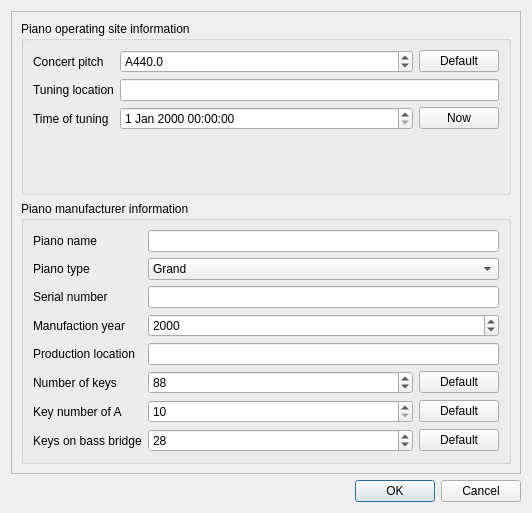
<?xml version="1.0" encoding="UTF-8"?>
<ui version="4.0">
 <class>EditPianoSheetDialog</class>
 <widget class="QDialog" name="EditPianoSheetDialog">
  <property name="geometry">
   <rect>
    <x>0</x>
    <y>0</y>
    <width>532</width>
    <height>513</height>
   </rect>
  </property>
  <property name="windowTitle">
   <string>Piano data sheet</string>
  </property>
  <layout class="QVBoxLayout" name="verticalLayout">
   <item>
    <widget class="QScrollArea" name="scrollArea">
     <property name="widgetResizable">
      <bool>true</bool>
     </property>
     <widget class="QWidget" name="scrollAreaWidgetContents">
      <property name="geometry">
       <rect>
        <x>0</x>
        <y>0</y>
        <width>512</width>
        <height>462</height>
       </rect>
      </property>
      <layout class="QVBoxLayout" name="verticalLayout_2">
       <item>
        <widget class="QGroupBox" name="pianoOperatingSiteInformation">
         <property name="title">
          <string>Piano operating site information</string>
         </property>
         <layout class="QFormLayout" name="pianoOperatingSiteInformationLayout">
          <property name="fieldGrowthPolicy">
           <enum>QFormLayout::AllNonFixedFieldsGrow</enum>
          </property>
          <item row="1" column="0">
           <widget class="QLabel" name="label_5">
            <property name="text">
             <string>Tuning location</string>
            </property>
           </widget>
          </item>
          <item row="1" column="1">
           <widget class="QLineEdit" name="tuningLocationLineEdit"/>
          </item>
          <item row="2" column="0">
           <widget class="QLabel" name="label_6">
            <property name="text">
             <string>Time of tuning</string>
            </property>
           </widget>
          </item>
          <item row="2" column="1">
           <layout class="QHBoxLayout" name="horizontalLayout">
            <item>
             <widget class="QDateTimeEdit" name="timeOfTuningDateTimeEdit">
              <property name="sizePolicy">
               <sizepolicy hsizetype="Expanding" vsizetype="Fixed">
                <horstretch>0</horstretch>
                <verstretch>0</verstretch>
               </sizepolicy>
              </property>
              <property name="showGroupSeparator" stdset="0">
               <bool>false</bool>
              </property>
             </widget>
            </item>
            <item>
             <widget class="QPushButton" name="timeOfTuningNowButton">
              <property name="sizePolicy">
               <sizepolicy hsizetype="Minimum" vsizetype="Fixed">
                <horstretch>0</horstretch>
                <verstretch>0</verstretch>
               </sizepolicy>
              </property>
              <property name="text">
               <string>Now</string>
              </property>
             </widget>
            </item>
           </layout>
          </item>
          <item row="0" column="0">
           <widget class="QLabel" name="label_7">
            <property name="text">
             <string>Concert pitch</string>
            </property>
           </widget>
          </item>
          <item row="0" column="1">
           <layout class="QHBoxLayout" name="horizontalLayout_2">
            <item>
             <widget class="QDoubleSpinBox" name="concertPitchSpinBox">
              <property name="sizePolicy">
               <sizepolicy hsizetype="Expanding" vsizetype="Fixed">
                <horstretch>0</horstretch>
                <verstretch>0</verstretch>
               </sizepolicy>
              </property>
              <property name="prefix">
               <string>A</string>
              </property>
              <property name="decimals">
               <number>1</number>
              </property>
              <property name="minimum">
               <double>400.000000000000000</double>
              </property>
              <property name="maximum">
               <double>452.000000000000000</double>
              </property>
              <property name="singleStep">
               <double>0.100000000000000</double>
              </property>
              <property name="value">
               <double>440.000000000000000</double>
              </property>
             </widget>
            </item>
            <item>
             <widget class="QPushButton" name="defaultConcertPitchButton">
              <property name="text">
               <string>Default</string>
              </property>
             </widget>
            </item>
           </layout>
          </item>
         </layout>
        </widget>
       </item>
       <item>
        <widget class="QGroupBox" name="pianoManufacturerInformation">
         <property name="title">
          <string>Piano manufacturer information</string>
         </property>
         <layout class="QFormLayout" name="pianoManufacturerInformationLayout">
          <property name="fieldGrowthPolicy">
           <enum>QFormLayout::AllNonFixedFieldsGrow</enum>
          </property>
          <item row="0" column="0">
           <widget class="QLabel" name="label">
            <property name="text">
             <string>Piano name</string>
            </property>
           </widget>
          </item>
          <item row="0" column="1">
           <widget class="QLineEdit" name="nameLineEdit"/>
          </item>
          <item row="2" column="0">
           <widget class="QLabel" name="label_2">
            <property name="text">
             <string>Serial number</string>
            </property>
           </widget>
          </item>
          <item row="2" column="1">
           <widget class="QLineEdit" name="serialNumberLineEdit"/>
          </item>
          <item row="3" column="0">
           <widget class="QLabel" name="label_3">
            <property name="text">
             <string>Manufaction year</string>
            </property>
           </widget>
          </item>
          <item row="3" column="1">
           <widget class="QDateEdit" name="yearEdit">
            <property name="sizePolicy">
             <sizepolicy hsizetype="Expanding" vsizetype="Fixed">
              <horstretch>0</horstretch>
              <verstretch>0</verstretch>
             </sizepolicy>
            </property>
            <property name="currentSection">
             <enum>QDateTimeEdit::YearSection</enum>
            </property>
            <property name="displayFormat">
             <string notr="true">yyyy</string>
            </property>
            <property name="calendarPopup">
             <bool>false</bool>
            </property>
           </widget>
          </item>
          <item row="4" column="0">
           <widget class="QLabel" name="label_4">
            <property name="text">
             <string>Production location</string>
            </property>
           </widget>
          </item>
          <item row="4" column="1">
           <widget class="QLineEdit" name="productionLocationLineEdit"/>
          </item>
          <item row="5" column="0">
           <widget class="QLabel" name="label_8">
            <property name="text">
             <string>Number of keys</string>
            </property>
           </widget>
          </item>
          <item row="5" column="1">
           <layout class="QHBoxLayout" name="horizontalLayout_3">
            <item>
             <widget class="QSpinBox" name="numberOfKeysSpinBox">
              <property name="sizePolicy">
               <sizepolicy hsizetype="Expanding" vsizetype="Fixed">
                <horstretch>0</horstretch>
                <verstretch>0</verstretch>
               </sizepolicy>
              </property>
              <property name="minimum">
               <number>10</number>
              </property>
              <property name="value">
               <number>88</number>
              </property>
             </widget>
            </item>
            <item>
             <widget class="QPushButton" name="defaultNumberOfKeysButton">
              <property name="text">
               <string>Default</string>
              </property>
             </widget>
            </item>
           </layout>
          </item>
          <item row="6" column="0">
           <widget class="QLabel" name="label_9">
            <property name="text">
             <string>Key number of A</string>
            </property>
           </widget>
          </item>
          <item row="6" column="1">
           <layout class="QHBoxLayout" name="horizontalLayout_4">
            <item>
             <widget class="QSpinBox" name="keyNumberOfASpinBox">
              <property name="sizePolicy">
               <sizepolicy hsizetype="Expanding" vsizetype="Fixed">
                <horstretch>0</horstretch>
                <verstretch>0</verstretch>
               </sizepolicy>
              </property>
              <property name="minimum">
               <number>10</number>
              </property>
              <property name="displayIntegerBase">
               <number>10</number>
              </property>
             </widget>
            </item>
            <item>
             <widget class="QPushButton" name="defaultKeyNumberOfAButton">
              <property name="text">
               <string>Default</string>
              </property>
             </widget>
            </item>
           </layout>
          </item>
          <item row="1" column="0">
           <widget class="QLabel" name="label_10">
            <property name="text">
             <string>Piano type</string>
            </property>
           </widget>
          </item>
          <item row="1" column="1">
           <widget class="QComboBox" name="pianoType">
            <property name="sizePolicy">
             <sizepolicy hsizetype="Expanding" vsizetype="Fixed">
              <horstretch>0</horstretch>
              <verstretch>0</verstretch>
             </sizepolicy>
            </property>
            <item>
             <property name="text">
              <string>Grand</string>
             </property>
            </item>
            <item>
             <property name="text">
              <string>Upright</string>
             </property>
            </item>
           </widget>
          </item>
          <item row="7" column="0">
           <widget class="QLabel" name="label_11">
            <property name="text">
             <string>Keys on bass bridge</string>
            </property>
           </widget>
          </item>
          <item row="7" column="1">
           <layout class="QHBoxLayout" name="horizontalLayout_5">
            <item>
             <widget class="QSpinBox" name="keysOnBassBridgeSpinBox">
              <property name="sizePolicy">
               <sizepolicy hsizetype="Expanding" vsizetype="Fixed">
                <horstretch>0</horstretch>
                <verstretch>0</verstretch>
               </sizepolicy>
              </property>
              <property name="value">
               <number>28</number>
              </property>
             </widget>
            </item>
            <item>
             <widget class="QPushButton" name="defaultKeysOnBassBridgeButton">
              <property name="text">
               <string>Default</string>
              </property>
             </widget>
            </item>
           </layout>
          </item>
         </layout>
        </widget>
       </item>
      </layout>
     </widget>
    </widget>
   </item>
   <item>
    <widget class="QDialogButtonBox" name="buttonBox">
     <property name="orientation">
      <enum>Qt::Horizontal</enum>
     </property>
     <property name="standardButtons">
      <set>QDialogButtonBox::Cancel|QDialogButtonBox::Ok</set>
     </property>
    </widget>
   </item>
  </layout>
 </widget>
 <tabstops>
  <tabstop>scrollArea</tabstop>
  <tabstop>concertPitchSpinBox</tabstop>
  <tabstop>defaultConcertPitchButton</tabstop>
  <tabstop>tuningLocationLineEdit</tabstop>
  <tabstop>timeOfTuningDateTimeEdit</tabstop>
  <tabstop>timeOfTuningNowButton</tabstop>
  <tabstop>nameLineEdit</tabstop>
  <tabstop>serialNumberLineEdit</tabstop>
  <tabstop>yearEdit</tabstop>
  <tabstop>productionLocationLineEdit</tabstop>
  <tabstop>numberOfKeysSpinBox</tabstop>
  <tabstop>defaultNumberOfKeysButton</tabstop>
  <tabstop>keyNumberOfASpinBox</tabstop>
  <tabstop>defaultKeyNumberOfAButton</tabstop>
 </tabstops>
 <resources/>
 <connections>
  <connection>
   <sender>buttonBox</sender>
   <signal>accepted()</signal>
   <receiver>EditPianoSheetDialog</receiver>
   <slot>accept()</slot>
   <hints>
    <hint type="sourcelabel">
     <x>266</x>
     <y>503</y>
    </hint>
    <hint type="destinationlabel">
     <x>157</x>
     <y>274</y>
    </hint>
   </hints>
  </connection>
  <connection>
   <sender>buttonBox</sender>
   <signal>rejected()</signal>
   <receiver>EditPianoSheetDialog</receiver>
   <slot>reject()</slot>
   <hints>
    <hint type="sourcelabel">
     <x>334</x>
     <y>503</y>
    </hint>
    <hint type="destinationlabel">
     <x>286</x>
     <y>274</y>
    </hint>
   </hints>
  </connection>
  <connection>
   <sender>timeOfTuningNowButton</sender>
   <signal>clicked()</signal>
   <receiver>EditPianoSheetDialog</receiver>
   <slot>onSetTuningTimeToNow()</slot>
   <hints>
    <hint type="sourcelabel">
     <x>499</x>
     <y>157</y>
    </hint>
    <hint type="destinationlabel">
     <x>290</x>
     <y>203</y>
    </hint>
   </hints>
  </connection>
  <connection>
   <sender>numberOfKeysSpinBox</sender>
   <signal>valueChanged(int)</signal>
   <receiver>EditPianoSheetDialog</receiver>
   <slot>onNumberOfKeysChanged(int)</slot>
   <hints>
    <hint type="sourcelabel">
     <x>393</x>
     <y>388</y>
    </hint>
    <hint type="destinationlabel">
     <x>296</x>
     <y>300</y>
    </hint>
   </hints>
  </connection>
  <connection>
   <sender>defaultConcertPitchButton</sender>
   <signal>clicked()</signal>
   <receiver>EditPianoSheetDialog</receiver>
   <slot>onDefaultConcertPitch()</slot>
   <hints>
    <hint type="sourcelabel">
     <x>499</x>
     <y>84</y>
    </hint>
    <hint type="destinationlabel">
     <x>256</x>
     <y>270</y>
    </hint>
   </hints>
  </connection>
  <connection>
   <sender>defaultKeyNumberOfAButton</sender>
   <signal>clicked()</signal>
   <receiver>EditPianoSheetDialog</receiver>
   <slot>onDefaultKeyNumberOfA()</slot>
   <hints>
    <hint type="sourcelabel">
     <x>499</x>
     <y>444</y>
    </hint>
    <hint type="destinationlabel">
     <x>256</x>
     <y>270</y>
    </hint>
   </hints>
  </connection>
  <connection>
   <sender>defaultNumberOfKeysButton</sender>
   <signal>clicked()</signal>
   <receiver>EditPianoSheetDialog</receiver>
   <slot>onDefaultNumberOfKeys()</slot>
   <hints>
    <hint type="sourcelabel">
     <x>499</x>
     <y>406</y>
    </hint>
    <hint type="destinationlabel">
     <x>256</x>
     <y>270</y>
    </hint>
   </hints>
  </connection>
  <connection>
   <sender>defaultKeysOnBassBridgeButton</sender>
   <signal>clicked()</signal>
   <receiver>EditPianoSheetDialog</receiver>
   <slot>onDefaultKeysOnBassBridge()</slot>
   <hints>
    <hint type="sourcelabel">
     <x>445</x>
     <y>441</y>
    </hint>
    <hint type="destinationlabel">
     <x>265</x>
     <y>256</y>
    </hint>
   </hints>
  </connection>
 </connections>
 <slots>
  <slot>onSetTuningTimeToNow()</slot>
  <slot>onNumberOfKeysChanged(int)</slot>
  <slot>onDefaultConcertPitch()</slot>
  <slot>onDefaultNumberOfKeys()</slot>
  <slot>onDefaultKeyNumberOfA()</slot>
  <slot>onDefaultKeysOnBassBridge()</slot>
 </slots>
</ui>
